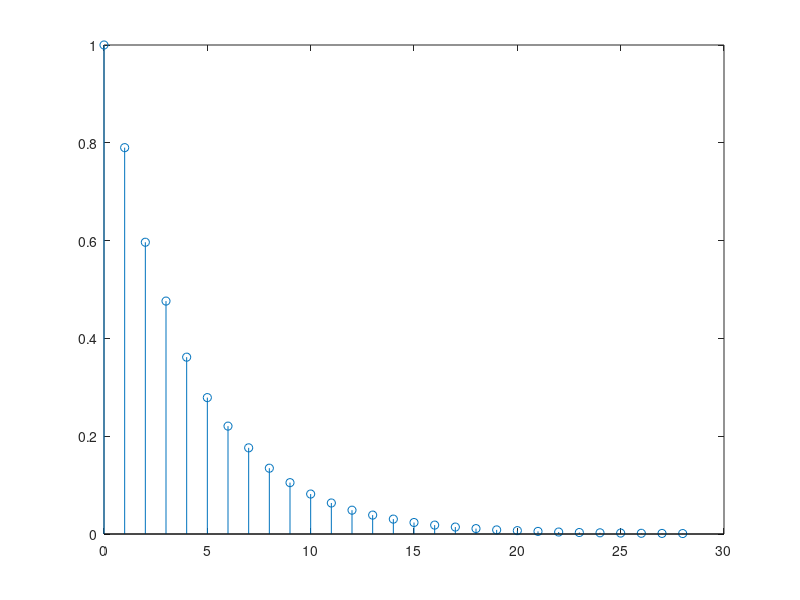

MATLAB code to generate this figure:
clear
clc

Pt=0.001;
Ts=12.5;
n=1;
P(1)=1;

while(P(n)>Pt)
    P(n+1)=exp(-n*Ts/50);
    n=n+1;
end
X=sum(P);
Pn=P./X;
var=Pn./2;
std=sqrt(var);
Pa=zeros(1, length(P));
s=0;

while (s<=5000)
   N=std.*randn(1, length(P));
   M=std.*randn(1, length(P));
   Wc=N+M*1j;
   Pa=Pa+Wc.*conj(Wc);
   s=s+1;
end

Pa=Pa./s;
Pa=Pa./max(Pa);
stem([0:length(P)-1], Pa)
  

  
   